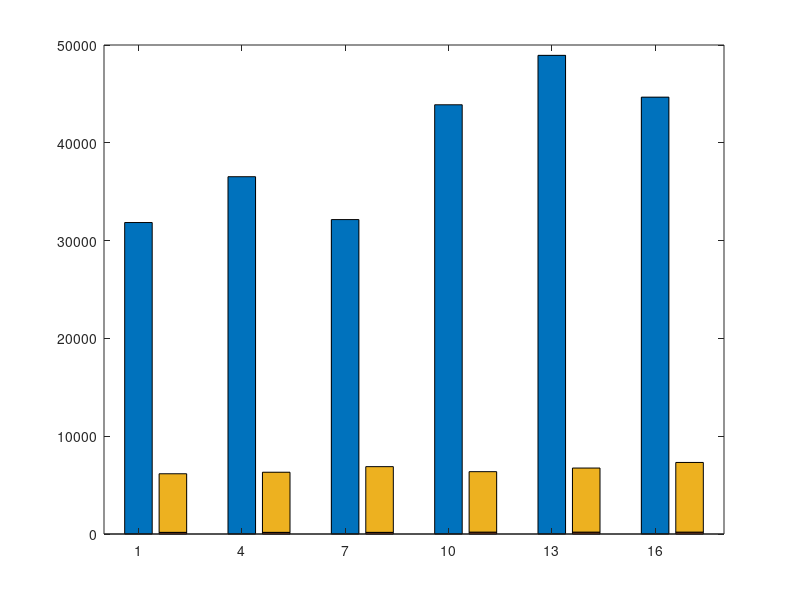

The MATLAB source for this figure: (Note: this script raises an error after producing the figure.)
%% data
x = {'6lh'; '6lr'; '6lbr'; 'rpl'; '6lr-rpl'; '6lbr-rpl'};
y = [ 31848 168 5992 ; 36534 168 6148 ; 32150 168 6720 ; 43889 192 6182 ; 48942 192 6552 ; 44668 192 7124 ];
% enddata

d = [y(:,1) zeros(size(y)) y(:,2:3) zeros(size(y))];
d = reshape(d',3,[])'


%% Construct graph
figure;
bar(d,'stacked')
set(gca,'XLim',[0 18],'XTick',1:3:17,'XTickLabels',x);

hold on;
x = 0:length(d)+1;
plot(x,ones(1,length(x)).*(48*1024), 'b')

hold on;
plot(x,ones(1,length(x)).*(10*1024), 'r')

 
legend('Code','Initialized variables','Uninitialized variables', 'max ROM', 'max RAM', 2);
xlabel('Entity');
ylabel('memory (bytes)');
title('Size of ROM and RAM used in 6LoWPAN-ND entities');
